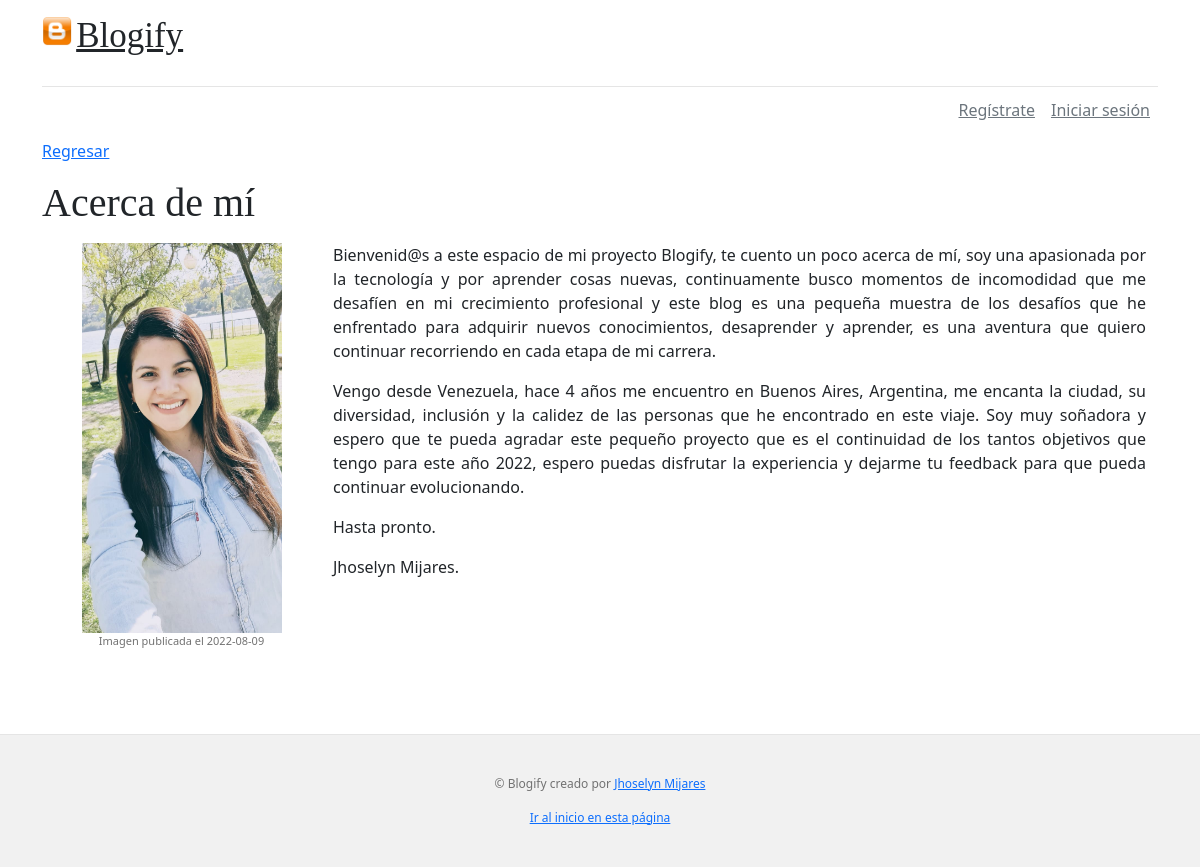
Before: /blogify/acerca-de-mi with the older database file.
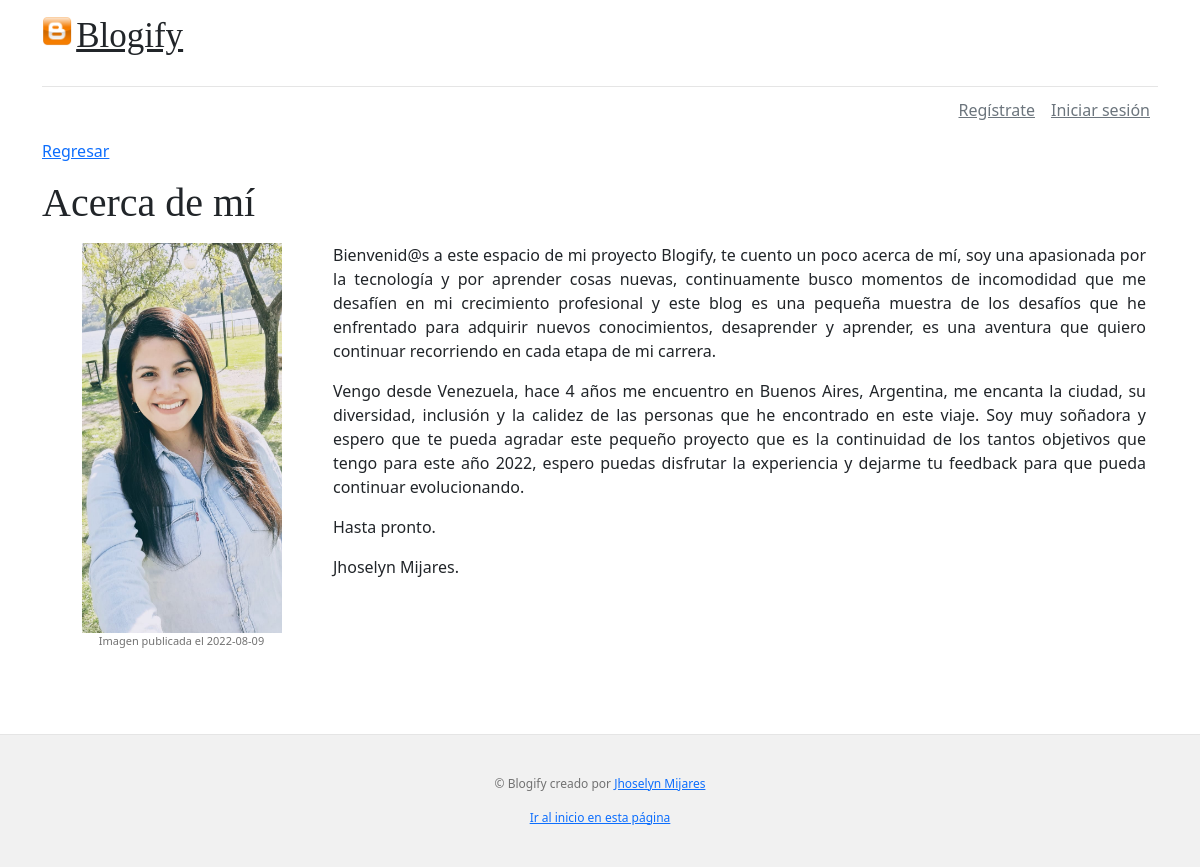
After: the same page with the newer database file.
### blogs/models.py (models this page shows, shortened)
class Page(models.Model):
    title = models.CharField(max_length=200)
    content = RichTextField(blank=True)
    image = models.ForeignKey(Image, on_delete=models.RESTRICT,blank=True,null=True)

class Image(models.Model):
    title = models.CharField(max_length=200)
    image = models.ImageField(upload_to='users/%Y/%m/%d/', blank=True)
    creation = models.DateTimeField(auto_now=True)

### blogify/views.py (the view)
# urls.py: path('blogify/acerca-de-mi', views.AboutMeListView.as_view(), name = "AboutMe"),
class AboutMeListView(ListView):
    model = Page
    template_name = "about_me.html"
    def get_context_data(self, **kwargs):
        context = super().get_context_data(**kwargs)
        set_user_context(self.request,context)
        context['pages'] = Page.objects.filter().order_by('-id')
        set_header_menu_comtext(context, False)
        return context

### blogify/views.py (called while the page is built)
def set_user_context(request, context):
    context["is_authenticated"] = request.user.is_authenticated
    if hasattr(request.user, 'first_name') and request.user.first_name != "":
        context["greeting"] = request.user.first_name
    else:
        context["greeting"] = request.user
    context["profile"] = Profile.objects.filter(user__username=request.user.username).first()

def set_header_menu_comtext(context, option):
    context["is_img"] = option
    context["is_show"] = option

### blogs/templates/about_me.html (shortened to what this page needs)
{% extends "base.html" %}
{% block content %}
<main class="container">
    <div class="row g-5">
        <div class="col-md-12">
            <a href="{% url 'Home' %}">Regresar</a>
            {% for page in pages %}
            <article class="blog-post">
                <h2 class="blog-post-title mb-1">{{page.title}}</h2>
                <div class="container text-center">
                    <div class="row">
                      <div class="col col-3">
                        {% if page.image.image is not None%}
                        <div>
                            <img src="/media/{{page.image.image}}" title="{{page.image.title}}" style="max-width: 200px;" />
                            <p class="blog-post-meta" style="width:100%;font-size: 11px;">
                                Imagen publicada el {{page.image.creation|date:'Y-m-d'}}
                            </p>
                        </div>
                        {% endif %}
                      </div>
                      <div class="col col-9" style="text-align: justify;">
                        {% autoescape off %}
                        {{page.content}}
                        {% endautoescape %}
                      </div>
                    </div>
                  </div>
            </article>
            {% endfor %}
        </div>
    </div>
</main>
{% endblock %}

Changed rows visible on the page:
changed Page "Acerca de mí": content "…pequeño proyecto que es el continuidad de los tantos…" → "…pequeño proyecto que es la continuidad de los tantos…"
